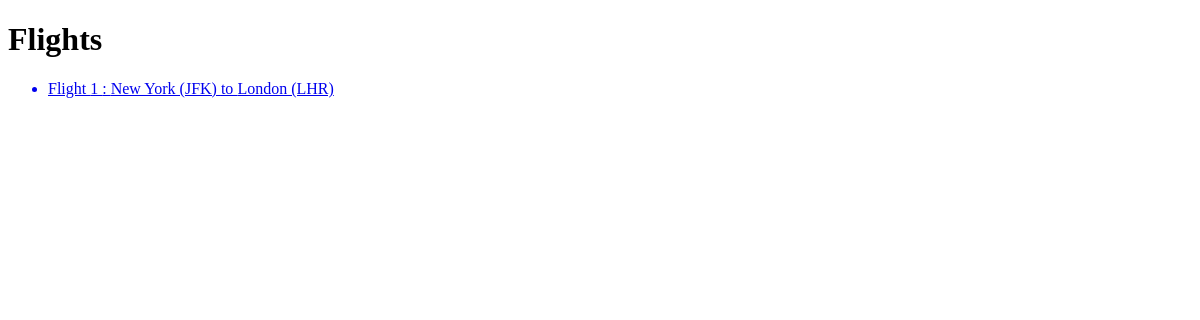
/flights/, run on an earlier commit of the app's database.
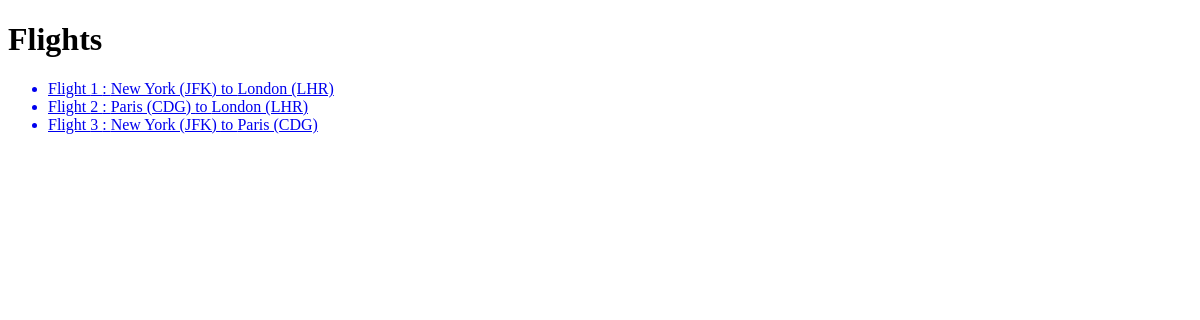
And on a later commit of the database.
### flights/models.py (models this page shows, shortened)
class Flight(models.Model):
    origin = models.ForeignKey(Airport, on_delete=models.CASCADE, related_name="departures") # Isso vai criar a colunas origin_id na tabela Flights
    destination = models.ForeignKey(Airport, on_delete=models.CASCADE, related_name="arrivals") # Isso vai criar a colunas destination_id na tabela Flights
    duration = models.IntegerField()

class Airport(models.Model):
    code = models.CharField(max_length=3)
    city = models.CharField(max_length=64)
    def __str__(self):
        return f"{self.city} ({self.code})"

### flights/views.py (the view)
# urls.py: path("", views.index, name="index"), # mostra uma lista de voos
def index(request):
    return render(request, "flights/index.html", {
        "flights": Flight.objects.all()
    })

### flights/templates/flights/index.html (shortened to what this page needs)
{% extends "flights/layout.html" %}
{% block body %}
<h1>Flights</h1>
<ul>
    {% for flight in flights %}
        <a href="{% url 'flight' flight.id %}">
            <li>Flight {{ flight.id }} : {{ flight.origin }} to {{ flight.destination }} </li>
        </a>
    {% endfor %}
</ul>
{% endblock %}

### flights/templates/flights/layout.html (shortened to what this page needs)
<!DOCTYPE html>
<html>
    <head>
    </head>
    <body>
        {% block body %}
        {% endblock %}
    </body>
</html>

What changed in the data, as far as the page shows it:
added Flight: id "2", origin "Paris (CDG)", destination "London (LHR)"
added Flight: id "3", origin "New York (JFK)", destination "Paris (CDG)"
